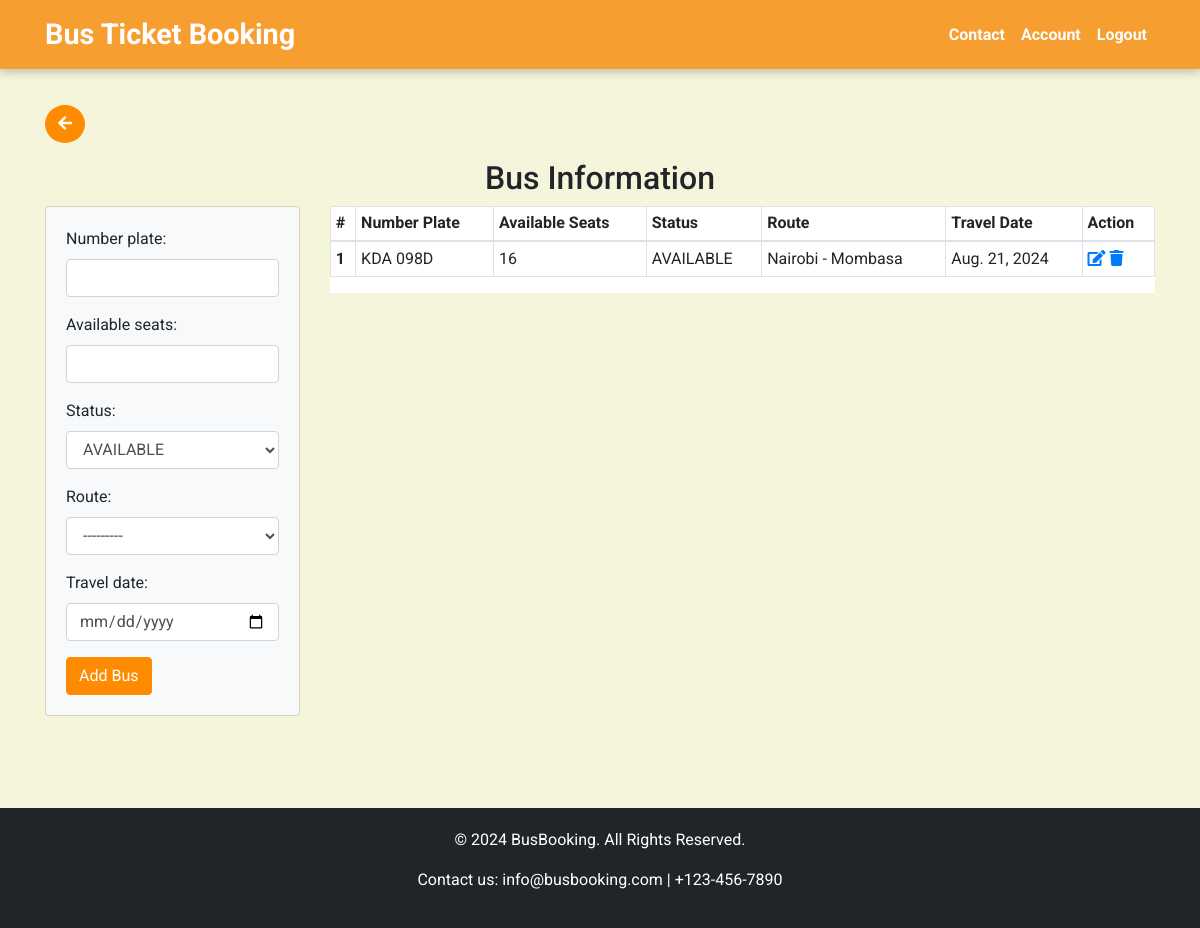
Page /buses/ (signed in) on the committed database.
### busapp/models.py (models this page shows, shortened)
class Bus(models.Model):
    number_plate = models.CharField(max_length=50)
    available_seats = models.IntegerField()
    status = models.CharField(max_length=30, default="AVAILABLE")
    route = models.ForeignKey(Route, on_delete=models.CASCADE, related_name='buses', default=1)
    travel_date = models.DateField(default=timezone.now)

class Route(models.Model):
    starting_point = models.CharField(max_length=50)
    destination = models.CharField(max_length=50)
    price = models.BigIntegerField(default=0)
    def __str__(self):
        return self.starting_point + " - " + self.destination

### busapp/views.py (the view)
# urls.py: path('buses/', views.list_buses, name='list_buses'),
@login_required
def list_buses(request):
    if request.method == "POST":
        form = BusForm(request.POST)
        if form.is_valid:
            form.save()
            return redirect('list_buses')
    else:
        form = BusForm()
    buses = Bus.objects.all()
    return render(request, 'busapp/admin/businfo.html', {'buses': buses, 'form':form})

### busapp/forms.py
class BusForm(forms.ModelForm):
    STATUS_CHOICES = [
        ('AVAILABLE', 'AVAILABLE'),
        ('BOOKED', 'BOOKED'),
    ]
    status = forms.ChoiceField(choices=STATUS_CHOICES, widget=forms.Select(attrs={'class': 'form-control'}))
    route = forms.ModelChoiceField(queryset=Route.objects.all(), widget=forms.Select(attrs={'class': 'form-control'}))
    travel_date = forms.DateField(widget=forms.DateInput(attrs={'class': 'form-control', 'type': 'date'}))
    class Meta:
        model = Bus
        fields = ['number_plate', 'available_seats', 'status', 'route', 'travel_date']
        widgets = {
            'number_plate': forms.TextInput(attrs={'class': 'form-control'}),
            'available_seats': forms.NumberInput(attrs={'class': 'form-control'}),
        }

### busapp/templates/busapp/admin/businfo.html (shortened to what this page needs)
{% extends "busapp/base.html" %}
{% load static %}
{% block content %}
<div class="container mb-5">
    {% if user.is_staff %}
    <a class="btn btn-primary rounded-circle mb-3" href="{% url 'admin_account' %}"><i class="fas fa-arrow-left"></i></a>
    {% else %}
    <a class="btn btn-primary rounded-circle mb-3" href="{% url 'user_account' %}"><i class="fas fa-arrow-left"></i></a>
    {% endif %}
    <h2 class="text-center">Bus Information</h2>
    <div class="row">
        <div class="col-md-3">
            <div class="card card-body bg-light">
                <form method="post">
                    {{ form.as_p }}
                    <button type="submit" class="btn btn-primary">Add Bus</button>
                </form>
            </div>
        </div>
        <div class="col-md-9">
            <div class="table-responsive bg-white" style="max-height: 400px; overflow-y: auto;">
                <table class="table table-bordered table-sm table-hover">
                    <thead>
                        <tr>
                            <th scope="col">#</th>
                            <th scope="col">Number Plate</th>
                            <th scope="col">Available Seats</th>
                            <th scope="col">Status</th>
                            <th scope="col">Route</th>
                            <th scope="col">Travel Date</th>
                            <th scope="col">Action</th>
                        </tr>
                    </thead>
                    <tbody>
                        {% for bus in buses %}
                        <tr>
                            <th scope="row">{{ forloop.counter }}</th>
                            <td>{{ bus.number_plate }}</td>
                            <td>{{ bus.available_seats }}</td>
                            <td>{{ bus.status }}</td>
                            <td>{{ bus.route }}</td>
                            <td>{{ bus.travel_date }}</td>
                            <td>
                                <a href="{% url 'edit_bus' bus.id %}" class="action-icons edit-icon">
                                    <i class="fas fa-edit"></i>
                                </a>
                                <a href="{% url 'delete_bus' bus.id %}" class="action-icons delete-icon">
                                    <i class="fas fa-trash"></i>
                                </a>
                            </td>
                        </tr>
                        {% endfor %}
                    </tbody>
                </table>
            </div>
        </div>
    </div>
</div>
{% endblock %}

### busapp/static/css/style.css (style rules this page uses)
html, body { height: 100%; margin: 0; display: flex; flex-direction: column; scroll-behavior: smooth; }
body { font-family: 'Roboto', sans-serif; background-color: #F5F5DC; }
.btn { background-color: #ff8c00 !important; border-color: #ff8c00 !important; color: white !important; }

### busapp/static/css/account.css (style rules this page uses)
.card { background-clip: padding-box; box-shadow: 0 1px 4px rgba(24,28,33,0.012); }

### rows in the picture
Bus: number_plate "KDA 098D", available_seats "16", status "AVAILABLE", route "Nairobi - Mombasa", travel_date "Aug. 21, 2024"
